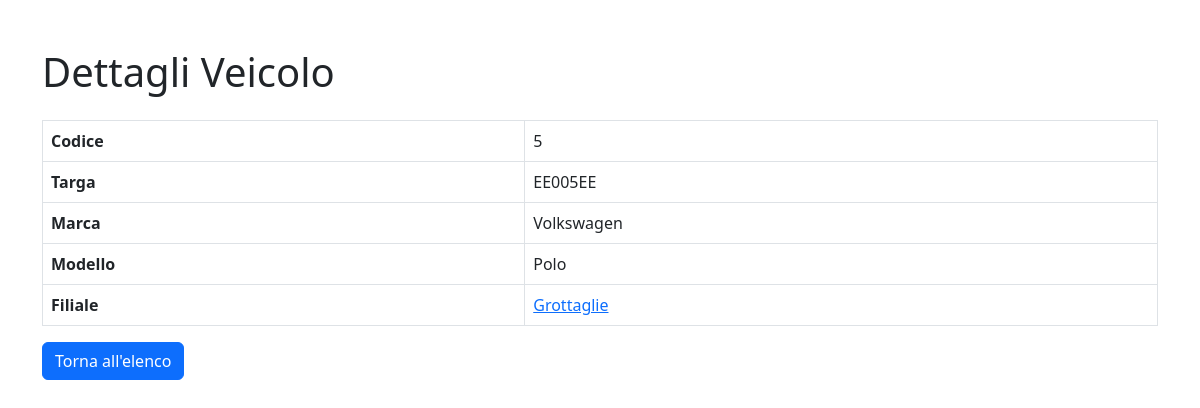
Screenshot of /automezzo.php?id=5 with the database file from the repository.
### tables this page shows
CREATE TABLE `automezzo` (
  `codice` int(11) NOT NULL,
  `targa` varchar(20) NOT NULL,
  `marca` varchar(100) NOT NULL,
  `modello` varchar(100) NOT NULL,
  `filiale_codice` int(11) DEFAULT NULL
);

CREATE TABLE `filiale` (
  `codice` int(11) NOT NULL,
  `indirizzo` varchar(255) NOT NULL,
  `citta` varchar(100) NOT NULL,
  `cap` varchar(10) NOT NULL
);

### automezzo.php (the view, shortened to what this page needs)
<?php
include('config.php');
$conn = new mysqli($servername, $username, $password, $dbname);
$id = (int) $_GET['id'];
$sql = "SELECT Automezzo.*, Filiale.citta, Filiale.indirizzo
        FROM Automezzo
        LEFT JOIN Filiale ON Automezzo.filiale_codice = Filiale.codice
        WHERE Automezzo.codice = $id";
$result = $conn->query($sql);
$veicolo = $result->fetch_assoc();
?>
<!DOCTYPE html>
<html lang="it">
<head>
    <link href="https://cdn.jsdelivr.net/npm/bootstrap@5.3.0/dist/css/bootstrap.min.css" rel="stylesheet">
</head>
<body>
    <div class="container mt-5">
        <h1 class="mb-4">Dettagli Veicolo</h1>
        <table class="table table-bordered">
            <tr>
                <th>Codice</th>
                <td><?php echo $veicolo['codice']; ?></td>
            </tr>
            <tr>
                <th>Targa</th>
                <td><?php echo $veicolo['targa']; ?></td>
            </tr>
            <tr>
                <th>Marca</th>
                <td><?php echo $veicolo['marca']; ?></td>
            </tr>
            <tr>
                <th>Modello</th>
                <td><?php echo $veicolo['modello']; ?></td>
            </tr>
            <tr>
                <th>Filiale</th>
                <td><a href='filiale.php?id=<?php echo $veicolo['filiale_codice']; ?>'><?php echo $veicolo['citta']; ?></a></td>
            </tr>
        </table>
        <a href="index.php" class="btn btn-primary">Torna all'elenco</a>
    </div>
</body>
</html>

### rows the page displays
automezzo: codice "5", targa "EE005EE", marca "Volkswagen", modello "Polo", filiale_codice.citta "Grottaglie"
